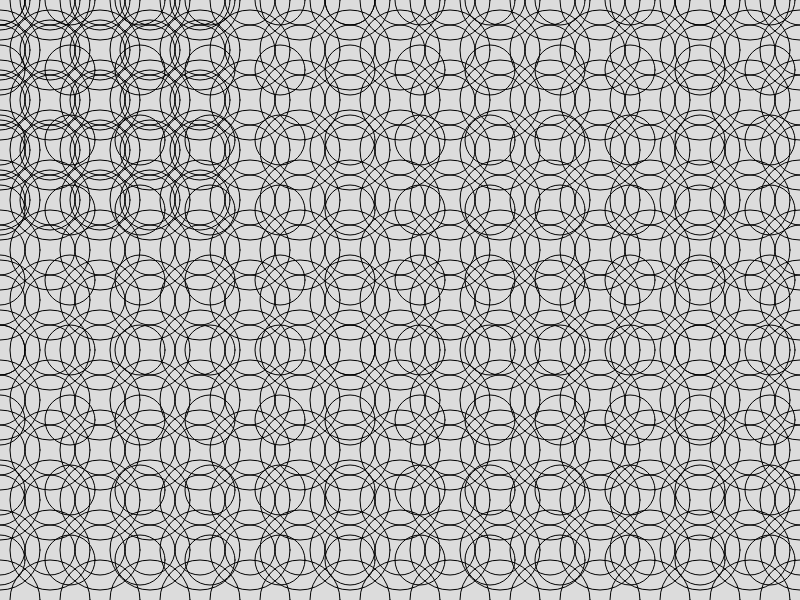
Frame 1 (no input)
Frame 60 (no input): identical to frame 1, image omitted
Frame 120 (the mouse pressed at the canvas centre since frame 60): identical to frame 1, image omitted

The p5.js sketch that drew this single still picture (run headless with seeded random() and noise() and a simulated clock; from frame 60 on, the mouse is pressed at the canvas centre):

// p5.js sketch
// ── sketch.js
function setup() {
    createCanvas(800, 600);
}

function draw() {
    background(220);

    noFill();
    //noStroke();

    for(i=0; i<17; i++){
        for(j=0; j<12; j++)
            circle(50*i,50*j,50);


    }
    for(i=0; i<5; i++){
        for(j=0; j<5; j++)
            circle(50*i,50*j,60)
    }
    for(i=0; i<17; i++){
        for(j=0; j<13; j++)
            circle(50*i,50*j,80);
    }
    for(i=0; i<17; i++){
        for(j=0; j<12; j++)

            circle(70*i,70*j,50)

    }
}
